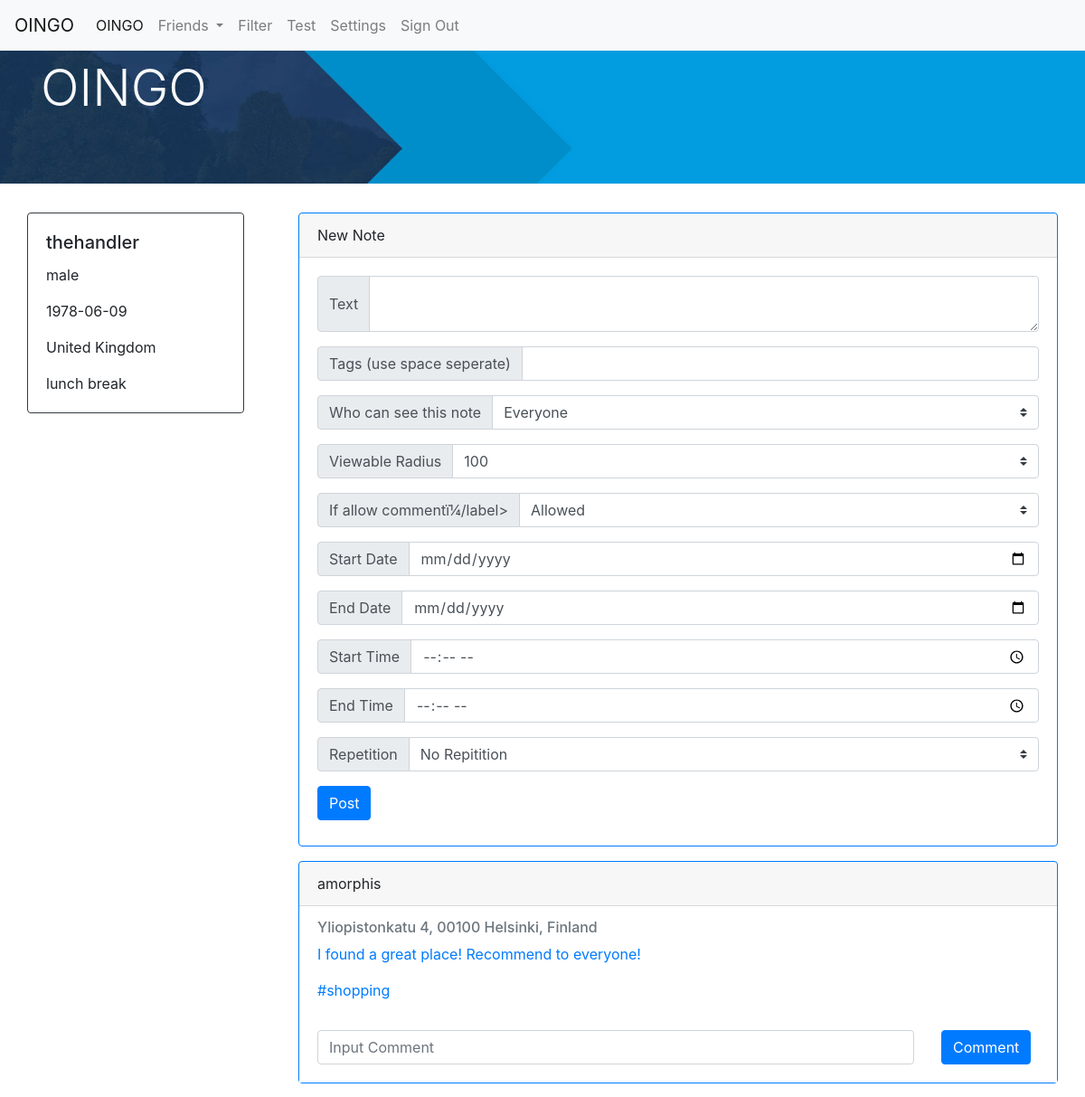
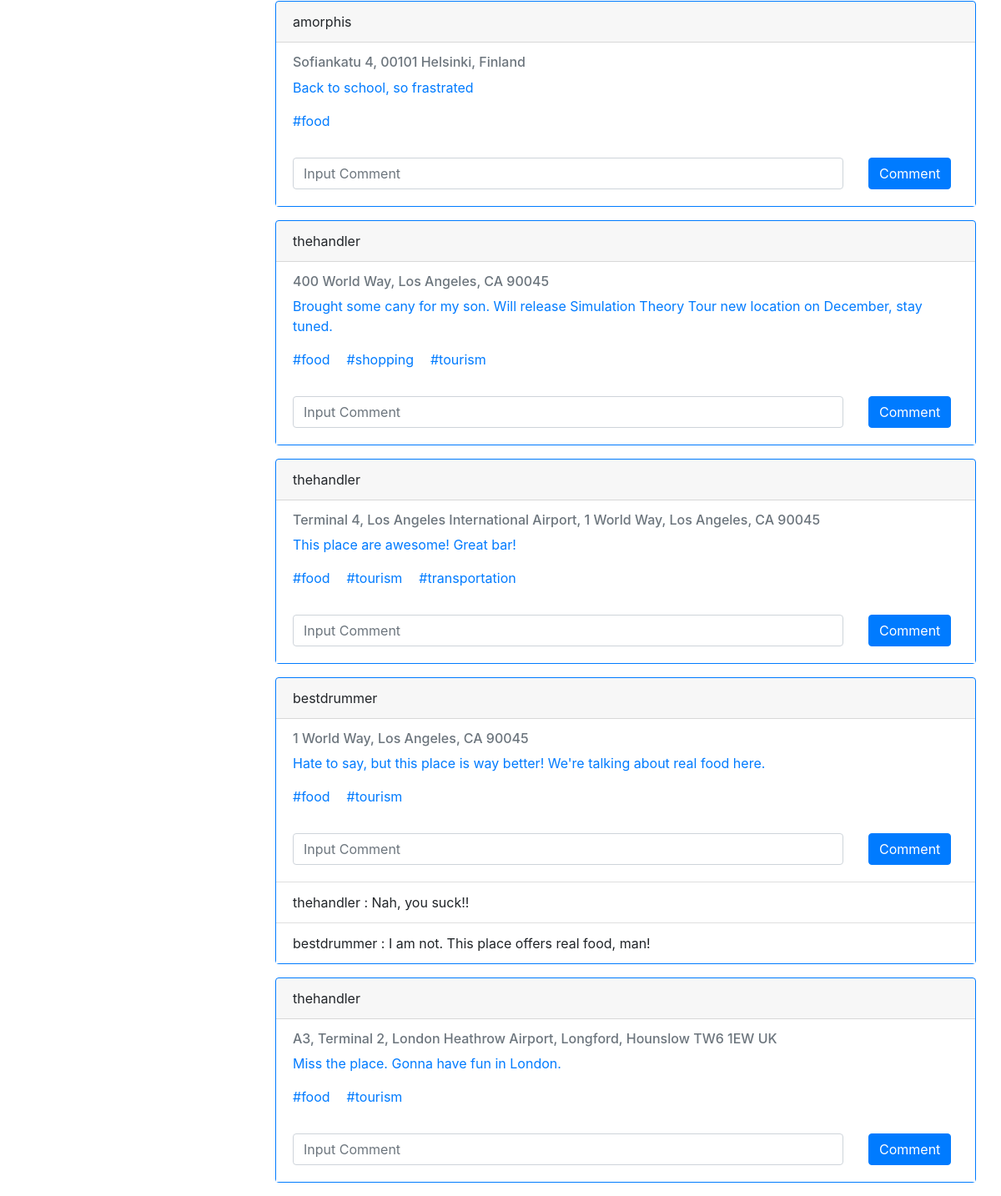
/index.php (signed in), run on the app's committed database (2 pictures, top to bottom).
### tables this page shows
CREATE TABLE `user` (
  `userID` int(11) NOT NULL,
  `email` varchar(45) NOT NULL,
  `userName` varchar(45) NOT NULL,
  `password` varchar(45) NOT NULL,
  `gender` varchar(45) DEFAULT NULL,
  `birthDate` date DEFAULT NULL,
  `region` varchar(45) DEFAULT NULL
);

CREATE TABLE `state` (
  `userID` int(11) NOT NULL,
  `state` varchar(45) NOT NULL
);

CREATE TABLE `note` (
  `noteID` int(11) NOT NULL,
  `userID` int(11) NOT NULL,
  `noteText` text NOT NULL,
  `noteTime` datetime NOT NULL,
  `radius` int(11) NOT NULL,
  `nRestrict` varchar(45) NOT NULL,
  `nsID` int(11) NOT NULL,
  `nLatitude` decimal(10,7) NOT NULL,
  `nLongitude` decimal(10,7) NOT NULL,
  `placeName` varchar(45) NOT NULL,
  `nAddress` text NOT NULL,
  `ifComment` int(11) NOT NULL
);

CREATE TABLE `tag` (
  `noteID` int(11) NOT NULL,
  `tag` varchar(45) NOT NULL
);

CREATE TABLE `comment` (
  `cID` int(11) NOT NULL,
  `userID` int(11) NOT NULL,
  `noteID` int(11) NOT NULL,
  `cText` varchar(45) NOT NULL
);

### functions.php (called while the page is built, shortened)
<?php
    $server="localhost";
    $db_username="root";
    $db_password="";
    $db_name="proj1";
		$con=mysqli_connect($server, $db_username, $db_password, $db_name);
function userdata($getemail)
{
	global $con;
	$stmt = $con->prepare('select * from user where email= ?');
	$stmt->bind_param('s', $getemail);
	$stmt->execute();
	$result = $stmt->get_result();
	while ($row = $result->fetch_assoc()) {
    $user=$row;
    return $user;
	};
}
function statedata($userid)
{
	global $con;
	$sql="select * from state where userID='$userid'";
	$result=mysqli_query($con, $sql);
	$state=mysqli_fetch_array($result);
	return $state;
}
?>

### index.php (the view, shortened to what this page needs)
<?php
require_once("functions.php");
$server="localhost";
$db_username="root";
$db_password="";
$db_name="proj1";
	$con=mysqli_connect($server, $db_username, $db_password, $db_name);
if(!isset($_SESSION['userid']))
{
	echo"<script type='text/javascript'>;location='login.html';</script>";
}
else
{
	$userid=$_SESSION['userid'];
	$email=$_SESSION['email'];
	$user=userdata($email);
	$state=statedata($userid);
	$sql="select * from note";
	$result=mysqli_query($con, $sql);
	$row=mysqli_num_rows($result);
}
?>
<!DOCTYPE html>
<html>
	<head>
		<link rel="stylesheet" type="text/css" href="css/bootstrap.css">
	</head>
	<body>
		<nav class="navbar navbar-expand-lg navbar-light bg-light fixed-top">
			<a class="navbar-brand" href="index.php">OINGO</a>
			<div class="collapse navbar-collapse" id="navbarNav">
				<ul class="navbar-nav">
					<li class="nav-item active">
						<a class="nav-link" href="index.php">OINGO<span class="sr-only">(current)</span></a>
					</li>
					<li class="nav-item dropdown">
						<a class="nav-link dropdown-toggle" href="#" id="navbarDropdownMenuLink" role="button" data-toggle="dropdown" aria-haspopup="true" aria-expanded="false">
							Friends
						</a>
					</li>
					<li class="nav-item">
						<a class="nav-link" href="filter.php">Filter</a>
					</li>
					<li class="nav-item">
						<a class="nav-link" href="test.php">Test</a>
					</li>
					<li class="nav-item">
						<a class="nav-link" href="setting.php">Settings</a>
					</li>
					<li class="nav-item">
						<a class="nav-link" href="logout.php">Sign Out</a>
					</li>
				</ul>
			</div>
		</nav>
		<div class="jumbotron jumbotron-fluid">
			<div class="container">
				<span class="text-light"><h1 class="display-4">OINGO</h1></span>
			</div>
		</div>
		<div class="container-fluid">
			<div class="row">
				<div class="col-sm-12 col-md-3 col-12">
					<div class="container">
						<div class="card border-dark">
							<div class="card-body">
								<?php
								echo "<h5 class='card-title'>".$user['userName']."</h5>";
								echo "<p class='card-text'>".$user['gender']."</p>";
								echo "<p class='card-text'>".$user['birthDate']."</p>";
								echo "<p class='card-text'>".$user['region']."</p>";
								echo "<p class='card-text'>".$state['state']."</p>";
								?>
							</div>
						</div>
					</div>
				</div>
				<div class="col-sm-12 col-md-9 col-12">
					<div class="container">
						<div class="card mb-3 border-primary">
							<div class="card-header">
								New Note
							</div>
							<div class="card-body">
								<form name="note" action="post.php" method="post">
									<div class="input-group mb-3">
										<div class="input-group-prepend">
											<span class="input-group-text">Text</span>
										</div>
										<textarea class="form-control" aria-label="With textarea" id="notetext"></textarea>
									</div>
									<div class="input-group mb-3">
										<div class="input-group-prepend">
											<span class="input-group-text" id="basic-addon">Tags (use space seperate)</span>
										</div>
										<input type="text" class="form-control" id="tag" aria-describedby="basic-addon3">
									</div>
									<div class="input-group mb-3">
										<div class="input-group-prepend">
											<label class="input-group-text" for="restrict">Who can see this note</label>
										</div>
										<select class="custom-select" id="restrict">
											<option selected value="all">Everyone</option>
										</select>
									</div>
									<div class="input-group mb-3">
										<div class="input-group-prepend">
											<label class="input-group-text" for="radius">Viewable Radius</label>
										</div>
										<select class="custom-select" id="radius">
											<option selected value="100">100</option>
										</select>
									</div>
									<div class="input-group mb-3">
										<div class="input-group-prepend">
											<label class="input-group-text" for="ifcomment">If allow commentï¼/label>
										</div>
										<select class="custom-select" id="ifcomment">
											<option selected value="1">Allowed</option>
										</select>
									</div>
									<div class="input-group mb-3">
										<div class="input-group-prepend">
											<label class="input-group-text" for="startdate">Start Date</label>
										</div>
										<input type="date" class="form-control" id="startdate" name="startdate" aria-describedby="basic-addon">
									</div>
									<div class="input-group mb-3">
										<div class="input-group-prepend">
											<label class="input-group-text" for="enddate">End Date</label>
										</div>
										<input type="date" class="form-control" id="enddate" name="enddate" aria-describedby="basic-addon">
									</div>
									<div class="input-group mb-3">
										<div class="input-group-prepend">
											<label class="input-group-text" for="starttime">Start Time</label>
										</div>
										<input type="time" class="form-control" id="starttime" name="starttime" aria-describedby="basic-addon">
									</div>
									<div class="input-group mb-3">
										<div class="input-group-prepend">
											<label class="input-group-text" for="starttime">End Time</label>
										</div>
										<input type="time" class="form-control" id="endtime" name="endtime" aria-describedby="basic-addon">
									</div>
									<div class="input-group mb-3">
										<div class="input-group-prepend">
											<label class="input-group-text" for="repetition">Repetition</label>
										</div>
										<select class="custom-select" id="repetiton">
											<option selected value="no">No Repitition</option>
										</select>
									</div>
									<button type="submit" name="submit" value="submit" class="btn btn-primary mb-2">Post</button>
								</form>
							</div>
						</div>
						<?php
						for($i=0;$i<$row;$i++)
						{
							$note=mysqli_fetch_array($result);
							$sql1="select userName from user where userID=".$note['userID'];
							$result1=mysqli_query($con, $sql1);
							$sql2="select tag from tag where noteID=".$note['noteID'];
							$result2=mysqli_query($con, $sql2);
							$username=mysqli_fetch_array($result1);
							$tagrow=mysqli_num_rows($result2);
						    echo "<div class='card mb-3 border-primary'>";
							echo "<div class='card-header'>";
								echo $username['userName'];
							echo "</div>";
							echo "<div class='card-body'>";
								echo "<h6 class='card-subtitle mb-2 text-muted'>".$note['nAddress']."</h6>";
								echo "<p class='card-text text-primary'>".$note['noteText']."</p>";
								for($j=0;$j<$tagrow;$j++)
								{
									$tag=mysqli_fetch_array($result2);
									echo "<a href='#' class='card-link'>".$tag['tag']."</a>";
								}
							echo "</div>";
							$sql3="select * from comment where noteID=".$note['noteID'];
						    $result3=mysqli_query($con, $sql3);
							$commentrow=mysqli_num_rows($result3);
							echo "<div>";
								echo "<ul class='list-group list-group-flush'>";
								echo "<li class='list-group-item'>";
									echo "<form name='comment' action='comment.php' method='post'>";
										echo "<div class='row'>";
											echo "<div class='col-10'>";
												echo "<input type='text' name='text' class='form-control' placeholder='Input Comment'>";
											echo "</div>";
											echo "<div class='col-2'>";
												echo "<button type='submit' name='submit' value='submit' class='btn btn-primary mb-2'>Comment</button>";
											echo "</div>";
										echo "</div>";
									echo "</form>";
								echo "</li>";
								for($n=0;$n<$commentrow;$n++)
								{
									$comment=mysqli_fetch_array($result3);
									$sql4="select userName from user where userID=".$comment['userID'];
									$result4=mysqli_query($con, $sql4);
									$name=mysqli_fetch_array($result4);
									echo "<li class='list-group-item'>".$name['userName']." : ".$comment['cText']."</li>";
								}
									echo "</ul>";
								echo "</div>";
							echo "</div>";
						}
						?>
					</div>
				</div>
			</div>
		</div>
	</body>
</html>

### index.php (style rules this page uses)
.jumbotron { background-image: url("img/primary-search-bg.jpg"); background-size: cover; }

### data on the page
user: userName "thehandler", gender "male", birthDate "1978-06-09", region "United Kingdom", comment.cText "Nah, you suck!!"
state: state "lunch break"
note: userID.userName "amorphis", nAddress "Yliopistonkatu 4, 00100 Helsinki, Finland", noteText "I found a great place! Recommend to everyone!"
tag: tag "#shopping"
note: userID.userName "amorphis", nAddress "Sofiankatu 4, 00101 Helsinki, Finland", noteText "Back to school, so frastrated"
tag: tag "#food"
note: userID.userName "thehandler", nAddress "400 World Way, Los Angeles, CA 90045", noteText "Brought some cany for my son. Will release Simulation Theory Tour new location on December, stay tuned."
tag: tag "#food"
tag: tag "#shopping"
tag: tag "#tourism"
note: userID.userName "thehandler", nAddress "Terminal 4, Los Angeles International Airport, 1 World Way, Los Angeles, CA 90045", noteText "This place are awesome! Great bar!"
tag: tag "#food"
tag: tag "#tourism"
tag: tag "#transportation"
note: userID.userName "bestdrummer", nAddress "1 World Way, Los Angeles, CA 90045", noteText "Hate to say, but this place is way better! We're talking about real food here."
tag: tag "#food"
tag: tag "#tourism"
user: userName "bestdrummer", comment.cText "I am not. This place offers real food, man!"
note: userID.userName "thehandler", nAddress "A3, Terminal 2, London Heathrow Airport, Longford, Hounslow TW6 1EW UK", noteText "Miss the place. Gonna have fun in London."
tag: tag "#food"
tag: tag "#tourism"
